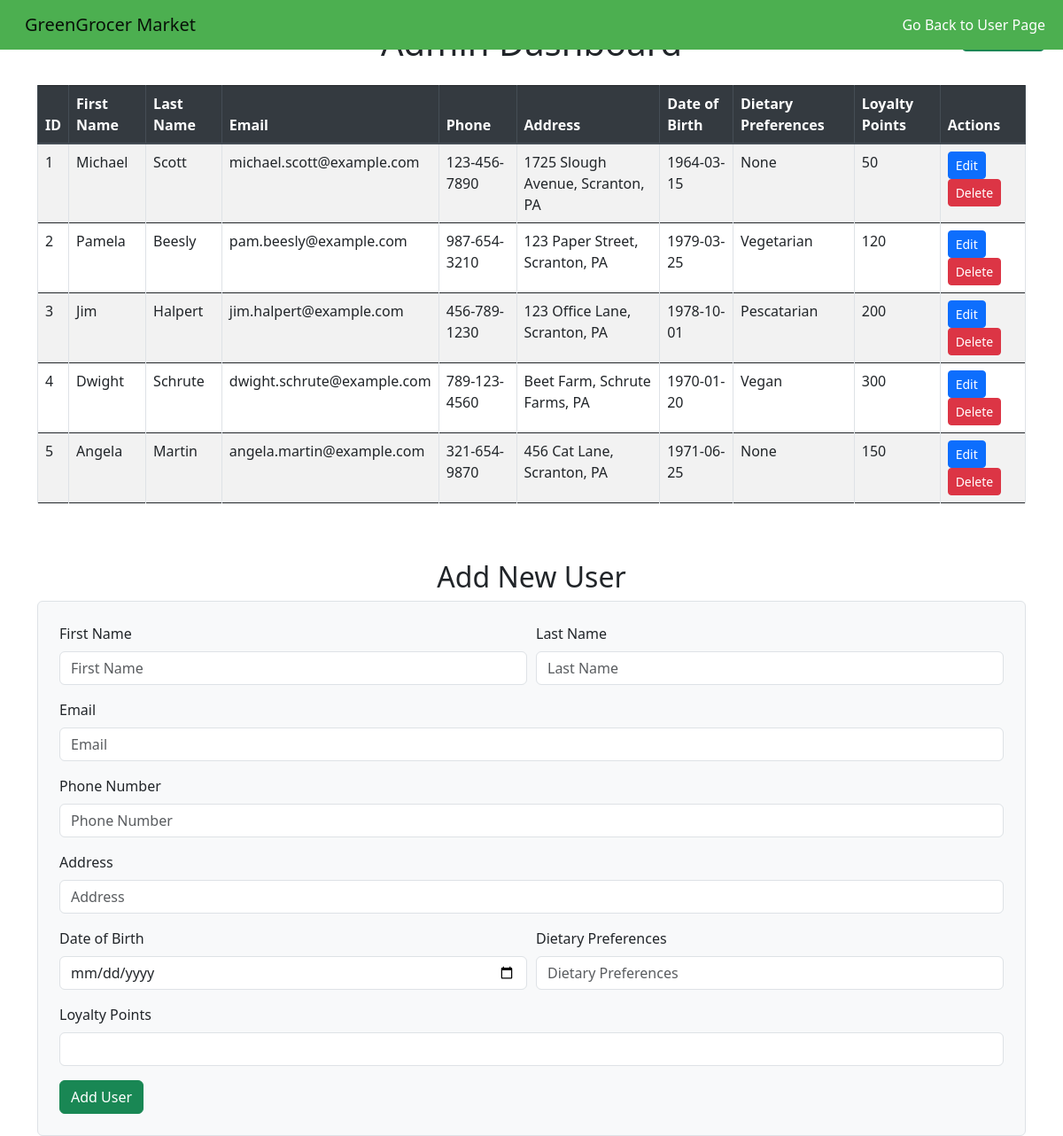
/customerinfo.php, run on the app's committed database.
### tables this page shows
CREATE TABLE Users (
    id INT AUTO_INCREMENT PRIMARY KEY,  
    firstName VARCHAR(50) NOT NULL,     
    lastName VARCHAR(50) NOT NULL,      
    email VARCHAR(100) NOT NULL UNIQUE,  
    phoneNumber VARCHAR(20) NOT NULL,   
    address VARCHAR(255) NOT NULL,      
    dob DATE NOT NULL,                  
    dietaryPreferences TEXT DEFAULT NULL,  
    loyaltyPoints INT DEFAULT 0        
);

### customerinfo.php (the view, shortened to what this page needs)
<?php
include('connect.php');
$result = $conn->query("SELECT * FROM users");
?>
<!DOCTYPE html>
<html lang="en">
<head>
    <link rel="stylesheet" href="https://stackpath.bootstrapcdn.com/bootstrap/4.5.2/css/bootstrap.min.css">
</head>
<body>
    <?php include('header3.php'); ?>
    <a href="#addUserForm" class="btn btn-success add-user-btn">Add User</a>
    <div class="container mt-4">
        <h1 class="text-center mb-4">Admin Dashboard</h1>
        <div class="table-responsive">
            <table class="table table-striped table-bordered">
                <thead class="thead-dark">
                    <tr>
                        <th>ID</th>
                        <th>First Name</th>
                        <th>Last Name</th>
                        <th>Email</th>
                        <th>Phone</th>
                        <th>Address</th>
                        <th>Date of Birth</th>
                        <th>Dietary Preferences</th>
                        <th>Loyalty Points</th>
                        <th>Actions</th>
                    </tr>
                </thead>
                <tbody>
                    <?php while ($row = $result->fetch_assoc()): ?>
                        <tr>
                            <td><?= $row['id']; ?></td>
                            <td><?= $row['firstName']; ?></td>
                            <td><?= $row['lastName']; ?></td>
                            <td><?= $row['email']; ?></td>
                            <td><?= $row['phoneNumber']; ?></td>
                            <td><?= $row['address']; ?></td>
                            <td><?= $row['dob']; ?></td>
                            <td><?= $row['dietaryPreferences']; ?></td>
                            <td><?= $row['loyaltyPoints']; ?></td>
                            <td>
                                <a href="editcustomeruser.php?id=<?= $row['id']; ?>" class="btn btn-primary btn-sm">Edit</a>
                                <a href="usercustomer.php?delete=<?= $row['id']; ?>" class="btn btn-danger btn-sm"
                                   onclick="return confirm('Are you sure you want to delete this user?');">Delete</a>
                            </td>
                        </tr>
                    <?php endwhile; ?>
                </tbody>
            </table>
        </div>
        <h2 class="text-center mt-5" id="addUserForm">Add New User</h2>
        <form action="usercustomer.php" method="POST" class="p-4 border rounded bg-light">
            <div class="form-row">
                <div class="form-group col-md-6">
                    <label for="firstName">First Name</label>
                    <input type="text" class="form-control" id="firstName" name="firstName" placeholder="First Name" required>
                </div>
                <div class="form-group col-md-6">
                    <label for="lastName">Last Name</label>
                    <input type="text" class="form-control" id="lastName" name="lastName" placeholder="Last Name" required>
                </div>
            </div>
            <div class="form-group">
                <label for="email">Email</label>
                <input type="email" class="form-control" id="email" name="email" placeholder="Email" required>
            </div>
            <div class="form-group">
                <label for="phoneNumber">Phone Number</label>
                <input type="text" class="form-control" id="phoneNumber" name="phoneNumber" placeholder="Phone Number" required>
            </div>
            <div class="form-group">
                <label for="address">Address</label>
                <input type="text" class="form-control" id="address" name="address" placeholder="Address" required>
            </div>
            <div class="form-row">
                <div class="form-group col-md-6">
                    <label for="dob">Date of Birth</label>
                    <input type="date" class="form-control" id="dob" name="dob" required>
                </div>
                <div class="form-group col-md-6">
                    <label for="dietaryPreferences">Dietary Preferences</label>
                    <input type="text" class="form-control" id="dietaryPreferences" name="dietaryPreferences" placeholder="Dietary Preferences">
                </div>
            </div>
            <div class="form-group">
                <label for="loyaltyPoints">Loyalty Points</label>
                <input type="number" class="form-control" id="loyaltyPoints" name="loyaltyPoints" required>
            </div>
            <button type="submit" name="add_user" class="btn btn-success">Add User</button>
        </form>
    </div>
</body>
</html>

### customerinfo.php (style rules this page uses)
.add-user-btn { position: fixed; top: 20px; right: 20px; z-index: 10; }

### data on the page
users: id "1", firstName "Michael", lastName "Scott", email "michael.scott@example.com", phoneNumber "123-456-7890", address "1725 Slough Avenue, Scranton, PA", dob "1964-03-15", dietaryPreferences "None", loyaltyPoints "50"
users: id "2", firstName "Pamela", lastName "Beesly", email "pam.beesly@example.com", phoneNumber "987-654-3210", address "123 Paper Street, Scranton, PA", dob "1979-03-25", dietaryPreferences "Vegetarian", loyaltyPoints "120"
users: id "3", firstName "Jim", lastName "Halpert", email "jim.halpert@example.com", phoneNumber "456-789-1230", address "123 Office Lane, Scranton, PA", dob "1978-10-01", dietaryPreferences "Pescatarian", loyaltyPoints "200"
users: id "4", firstName "Dwight", lastName "Schrute", email "dwight.schrute@example.com", phoneNumber "789-123-4560", address "Beet Farm, Schrute Farms, PA", dob "1970-01-20", dietaryPreferences "Vegan", loyaltyPoints "300"
users: id "5", firstName "Angela", lastName "Martin", email "angela.martin@example.com", phoneNumber "321-654-9870", address "456 Cat Lane, Scranton, PA", dob "1971-06-25", dietaryPreferences "None", loyaltyPoints "150"
